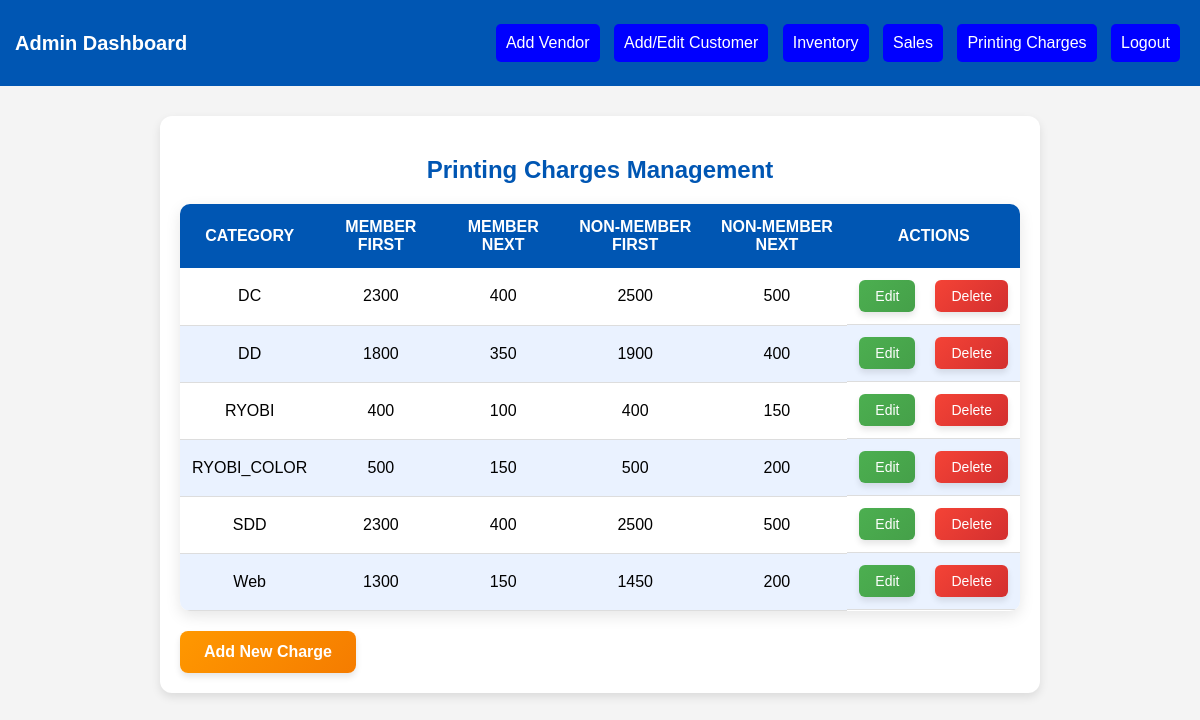
/dashboards/pricing_charges.php, run on the app's committed database.
### tables this page shows
CREATE TABLE `pricing_table` (
  `category` varchar(50) NOT NULL,
  `member_first` int NOT NULL,
  `member_next` int NOT NULL,
  `non_member_first` int NOT NULL,
  `non_member_next` int NOT NULL
);

### dashboards/pricing_charges.php (the view, shortened to what this page needs)
<?php
include '../database/db_connect.php';
$query = "SELECT * FROM pricing_table";
$result = mysqli_query($conn, $query);
?>
<!DOCTYPE html>
<html lang="en">
<head>
    <link rel="stylesheet" href="../css/style.css">
</head>
<body>
    <div class="navbar">
        <h2 class="brand">Admin Dashboard</h2>
        <div class="nav-buttons">
            <button onclick="location.href='add_vendor.php'">Add Vendor</button>
            <button onclick="location.href='add_edit_customers.php'">Add/Edit Customer</button>
            <button onclick="location.href='admin_inventory.php'">Inventory</button>
            <button onclick="location.href='sales.php'">Sales</button>
            <button onclick="location.href='printing_charges.php'">Printing Charges</button>
            <button onclick="location.href='../auth/logout.php'">Logout</button>
        </div>
    </div>
    <div class="container" style="width:70%;">
        <h2>Printing Charges Management</h2>
        <table id="chargesTable">
            <thead>
                <tr>
                    <th>Category</th>
                    <th>Member First</th>
                    <th>Member Next</th>
                    <th>Non-Member First</th>
                    <th>Non-Member Next</th>
                    <th>Actions</th>
                </tr>
            </thead>
            <tbody>
                <?php while ($row = mysqli_fetch_assoc($result)) { ?>
                <tr>
                    <td class="editable" data-category="<?php echo $row['category']; ?>"> <?php echo $row['category']; ?> </td>
                    <td class="editable"> <?php echo $row['member_first']; ?> </td>
                    <td class="editable"> <?php echo $row['member_next']; ?> </td>
                    <td class="editable"> <?php echo $row['non_member_first']; ?> </td>
                    <td class="editable"> <?php echo $row['non_member_next']; ?> </td>
                    <td style="display:flex;gap:20px;">
                        <button class="edit" onclick="editRow(this)">Edit</button>
                        <button class="delete" onclick="deleteRow(this)">Delete</button>
                    </td>
                </tr>
                <?php } ?>
            </tbody>
        </table>
        <button onclick="addNewRow()" class="add-new">Add New Charge</button>
    </div>
</body>
</html>

### css/style.css (style rules this page uses)
body { font-family: Arial, sans-serif; margin: 0; padding: 0; background-color: #f4f4f4; text-align: center; }
.navbar { background-color: #0056b3; padding: 15px; display: flex; justify-content: space-between; align-items: center; color: white; }
.navbar .brand { font-size: 20px; font-weight: bold; }
.nav-buttons button { background-color: blue; color: white; padding: 10px; margin: 5px; border: none; cursor: pointer; font-size: 16px; border-radius: 5px; }
.container { background: white; width: 50%; margin: 30px auto; padding: 20px; border-radius: 12px; box-shadow: 0 4px 10px rgba(0, 0, 0, 0.1); text-align: left; }
.container h2 { text-align: center; color: #0056b3; margin-bottom: 20px; }
.container { margin-bottom: 20px; }

### dashboards/pricing_charges.php (style rules this page uses)
#chargesTable { width: 100%; border-collapse: collapse; margin-top: 15px; background: #ffffff; border-radius: 10px; overflow: hidden; box-shadow: 0px 5px 15px rgba(0, 0, 0, 0.1); }
#chargesTable th { background-color: #0056b3; color: #ffffff; font-weight: bold; padding: 14px; text-align: center; text-transform: uppercase; }
#chargesTable td { padding: 12px; text-align: center; border-bottom: 1px solid #ddd; }
#chargesTable tbody tr:nth-child(even) { background-color: #eaf2ff; }
#chargesTable tbody tr:nth-child(odd) { background-color: #ffffff; }
.edit { background: linear-gradient(135deg, #4CAF50, #45a049); color: #fff; border: none; padding: 8px 16px; border-radius: 6px; cursor: pointer; font-size: 14px; transition: all 0.3s ease; box-shadow: 0px 4px 6px rgba(0, 0, 0, 0.1); }
.delete { background: linear-gradient(135deg, #f44336, #d32f2f); color: #fff; border: none; padding: 8px 16px; border-radius: 6px; cursor: pointer; font-size: 14px; transition: all 0.3s ease; box-shadow: 0px 4px 6px rgba(0, 0, 0, 0.1); }
.add-new { background: linear-gradient(135deg, #FF9800, #F57C00); color: #fff; border: none; padding: 12px 24px; border-radius: 8px; cursor: pointer; font-size: 16px; font-weight: bold; transition: all 0.3s ease; box-shadow: 0px 4px 6px rgba(0, 0, 0, 0.1); margin-top: 20px; }

### data on the page
pricing_table: category "DC", member_first "2300", member_next "400", non_member_first "2500", non_member_next "500"
pricing_table: category "DD", member_first "1800", member_next "350", non_member_first "1900", non_member_next "400"
pricing_table: category "RYOBI", member_first "400", member_next "100", non_member_first "400", non_member_next "150"
pricing_table: category "RYOBI_COLOR", member_first "500", member_next "150", non_member_first "500", non_member_next "200"
pricing_table: category "SDD", member_first "2300", member_next "400", non_member_first "2500", non_member_next "500"
pricing_table: category "Web", member_first "1300", member_next "150", non_member_first "1450", non_member_next "200"
